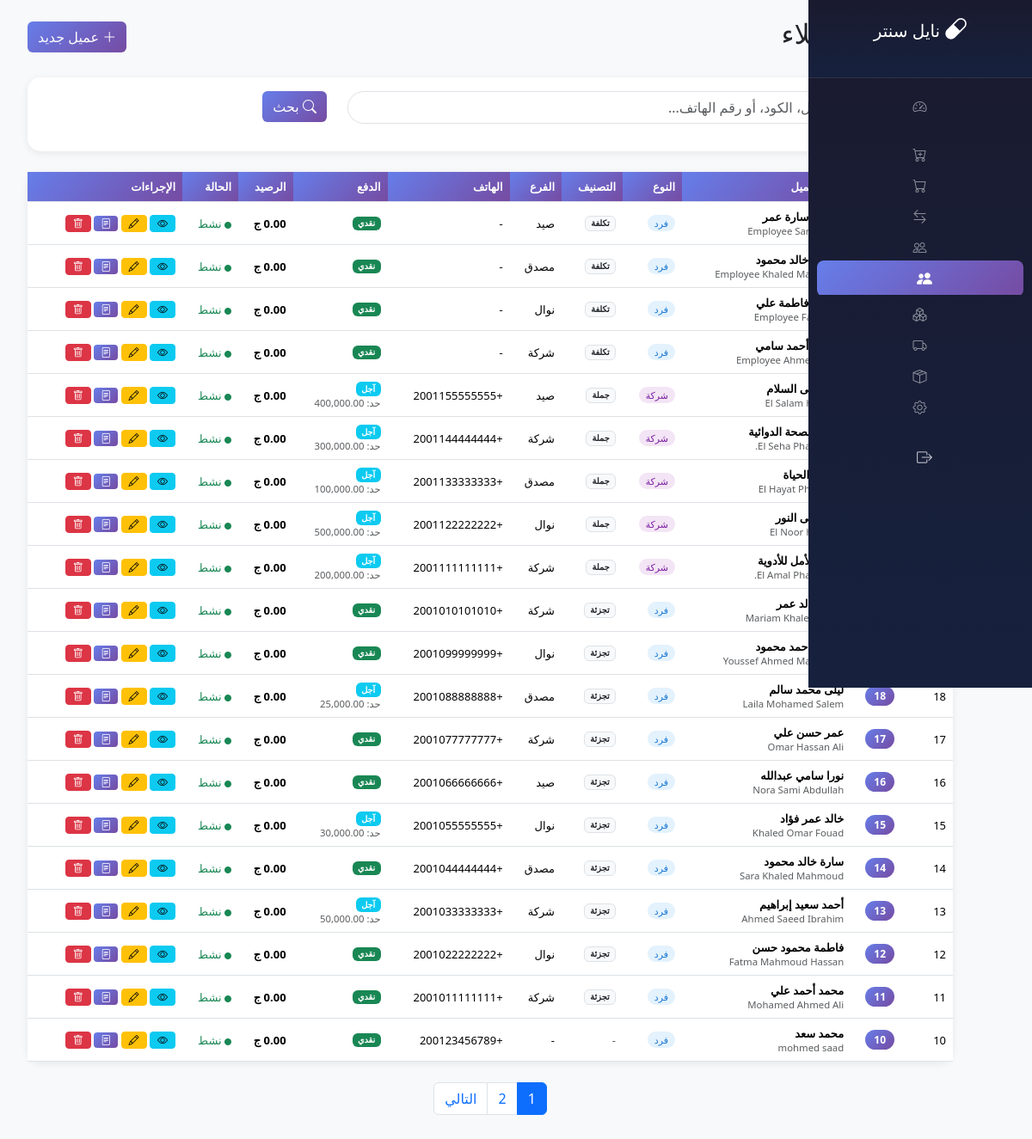
Screenshot of /modules/customers/index.php (signed in) with the database file from the repository.
### tables this page shows
CREATE TABLE `customers` (
  `id` int(11) NOT NULL,
  `customer_code` varchar(20) DEFAULT NULL,
  `customer_name` varchar(100) NOT NULL,
  `customer_name_en` varchar(100) DEFAULT NULL,
  `customer_type` enum('individual','company') DEFAULT 'individual',
  `customer_class_id` int(11) DEFAULT NULL,
  `local_margin` decimal(5,2) DEFAULT 0.00,
  `imported_margin` decimal(5,2) DEFAULT 0.00,
  `local_discount` decimal(5,2) DEFAULT 0.00,
  `imported_discount` decimal(5,2) DEFAULT 0.00,
  `payment_type` enum('cash','credit') DEFAULT 'cash',
  `credit_limit` decimal(12,2) DEFAULT 0.00,
  `branch_id` int(11) DEFAULT NULL,
  `phone` varchar(20) DEFAULT NULL,
  `phone2` varchar(20) DEFAULT NULL,
  `email` varchar(100) DEFAULT NULL,
  `address` text DEFAULT NULL,
  `branch_code` varchar(20) DEFAULT NULL,
  `notes` text DEFAULT NULL,
  `is_active` tinyint(1) DEFAULT 1,
  `created_at` timestamp NOT NULL DEFAULT current_timestamp(),
  `updated_at` timestamp NOT NULL DEFAULT current_timestamp() ON UPDATE current_timestamp(),
  `source` enum('estock','manual') DEFAULT 'manual',
  `estock_id` decimal(18,0) DEFAULT NULL
);

CREATE TABLE `customer_classes` (
  `id` int(11) NOT NULL,
  `class_code` varchar(50) DEFAULT NULL,
  `class_name_ar` varchar(50) NOT NULL,
  `class_name_en` varchar(50) DEFAULT NULL,
  `class_type` enum('wholesale','retail','cost') DEFAULT 'retail',
  `local_margin` decimal(5,2) DEFAULT 0.00,
  `imported_margin` decimal(5,2) DEFAULT 0.00,
  `local_discount` decimal(5,2) DEFAULT 0.00,
  `imported_discount` decimal(5,2) DEFAULT 0.00,
  `is_active` tinyint(1) DEFAULT 1,
  `source` enum('estock','manual') DEFAULT 'estock',
  `estock_id` decimal(18,0) DEFAULT NULL,
  `created_at` timestamp NOT NULL DEFAULT current_timestamp()
);

CREATE TABLE `branches` (
  `id` int(11) NOT NULL,
  `branch_code` varchar(20) NOT NULL,
  `branch_name` varchar(100) NOT NULL,
  `address` varchar(200) DEFAULT NULL,
  `phone` varchar(20) DEFAULT NULL,
  `is_active` tinyint(1) DEFAULT 1,
  `created_at` timestamp NOT NULL DEFAULT current_timestamp()
);

CREATE TABLE `customer_balances` (
  `id` int(11) NOT NULL,
  `customer_id` int(11) NOT NULL,
  `balance` decimal(12,2) DEFAULT 0.00 COMMENT 'الرصيد الحالي (مدين إذا موجب، دائن إذا سالب)',
  `total_invoices` decimal(12,2) DEFAULT 0.00 COMMENT 'إجمالي قيمة الفواتير',
  `total_payments` decimal(12,2) DEFAULT 0.00 COMMENT 'إجمالي المدفوعات',
  `total_returns` decimal(12,2) DEFAULT 0.00 COMMENT 'إجمالي المردودات',
  `last_transaction_date` datetime DEFAULT NULL COMMENT 'تاريخ آخر حركة',
  `updated_at` timestamp NOT NULL DEFAULT current_timestamp() ON UPDATE current_timestamp()
);

### modules/customers/index.php (the view, shortened to what this page needs)
<?php
$db = getDB();
$page_title = 'إدارة العملاء';
$page = max(1, intval($_GET['page'] ?? 1));
$per_page = 20;
$offset = ($page - 1) * $per_page;
$search = trim($_GET['search'] ?? '');
$where = "WHERE c.is_active = 1";
$params = [];
$count_sql = "SELECT COUNT(*) as total FROM customers c {$where}";
$count_stmt = $db->prepare($count_sql);
$count_stmt->execute($params);
$total = $count_stmt->fetch()['total'];
$total_pages = ceil($total / $per_page);
$sql = "SELECT
    c.*,
    b.branch_name,
    cc.class_name_ar,
    cc.class_type,
    cb.balance,
    cb.total_invoices,
    cb.total_payments,
    cb.total_returns,
    (SELECT CONCAT(cp.country_code, cp.phone_number) FROM customer_phones cp WHERE cp.customer_id = c.id AND cp.is_primary = 1 LIMIT 1) as primary_phone,
    (SELECT ca.address_type FROM customer_addresses ca WHERE ca.customer_id = c.id AND ca.is_primary = 1 LIMIT 1) as primary_address_type
FROM customers c
LEFT JOIN branches b ON c.branch_id = b.id
LEFT JOIN customer_classes cc ON c.customer_class_id = cc.id
LEFT JOIN customer_balances cb ON c.id = cb.customer_id
{$where}
ORDER BY c.id DESC
LIMIT {$per_page} OFFSET {$offset}";
$stmt = $db->prepare($sql);
$stmt->execute($params);
$customers = $stmt->fetchAll();
require_once __DIR__ . '/../../includes/sidebar.php';
?>
<!DOCTYPE html>
<html lang="ar" dir="rtl">
<head>
    <link href="https://cdn.jsdelivr.net/npm/bootstrap@5.3.2/dist/css/bootstrap.rtl.min.css" rel="stylesheet">
    <link href="https://cdn.jsdelivr.net/npm/bootstrap-icons@1.11.1/font/bootstrap-icons.css" rel="stylesheet">
</head>
<body>
    <div class="main-content">
        <div class="container-fluid">
            <div class="d-flex justify-content-between align-items-center mb-4">
                <h2><i class="bi bi-people-fill"></i> <?= $page_title ?></h2>
                <a href="create.php" class="btn btn-primary">
                    <i class="bi bi-plus-lg"></i> عميل جديد
                </a>
            </div>
            <div class="card mb-4">
                <div class="card-body">
                    <form method="GET" action="">
                        <div class="row">
                            <div class="col-md-8">
                                <div class="search-box">
                                    <i class="bi bi-search"></i>
                                    <input type="text" name="search" class="form-control" placeholder="ابحث باسم العميل، الكود، أو رقم الهاتف..." value="<?= htmlspecialchars($search) ?>">
                                </div>
                            </div>
                            <div class="col-md-4">
                                <button type="submit" class="btn btn-primary">
                                    <i class="bi bi-search"></i> بحث
                                </button>
                            </div>
                        </div>
                    </form>
                </div>
            </div>
            <div class="card">
                <div class="card-body p-0">
                    <div class="table-responsive">
                        <table class="table table-customers table-hover mb-0">
                            <thead>
                                <tr>
                                    <th style="width: 60px;">#</th>
                                    <th>الكود</th>
                                    <th>اسم العميل</th>
                                    <th>النوع</th>
                                    <th>التصنيف</th>
                                    <th>الفرع</th>
                                    <th>الهاتف</th>
                                    <th>الدفع</th>
                                    <th>الرصيد</th>
                                    <th>الحالة</th>
                                    <th style="width: 180px;">الإجراءات</th>
                                </tr>
                            </thead>
                            <tbody>
                                <?php foreach ($customers as $customer): ?>
                                <?php
                                    $balance = floatval($customer['balance'] ?? 0);
                                    $balance_class = $balance > 0 ? 'balance-positive' : ($balance < 0 ? 'balance-negative' : 'balance-zero');
                                    $balance_text = $balance > 0 ? 'مدين: ' . number_format($balance, 2) : ($balance < 0 ? 'دائن: ' . number_format(abs($balance), 2) : '0.00');
                                ?>
                                <tr>
                                    <td><?= $customer['id'] ?></td>
                                    <td><span class="customer-code"><?= htmlspecialchars($customer['customer_code'] ?? $customer['id']) ?></span></td>
                                    <td>
                                        <strong><?= htmlspecialchars($customer['customer_name']) ?></strong>
                                        <?php if (!empty($customer['customer_name_en'])): ?>
                                            <br><small class="text-muted"><?= htmlspecialchars($customer['customer_name_en']) ?></small>
                                        <?php endif; ?>
                                    </td>
                                    <td>
                                        <span class="customer-type-badge <?= $customer['customer_type'] == 'company' ? 'type-company' : 'type-individual' ?>">
                                            <?= $customer['customer_type'] == 'company' ? 'شركة' : 'فرد' ?>
                                        </span>
                                    </td>
                                    <td>
                                        <?php if (!empty($customer['class_name_ar'])): ?>
                                            <span class="badge bg-light text-dark border"><?= htmlspecialchars($customer['class_name_ar']) ?></span>
                                        <?php else: ?>
                                            <span class="text-muted">-</span>
                                        <?php endif; ?>
                                    </td>
                                    <td><?= htmlspecialchars($customer['branch_name'] ?? '-') ?></td>
                                    <td><?= htmlspecialchars($customer['primary_phone'] ?? '-') ?></td>
                                    <td>
                                        <?php if ($customer['payment_type'] == 'credit'): ?>
                                            <span class="badge bg-info">آجل</span>
                                            <?php if ($customer['credit_limit'] > 0): ?>
                                                <br><small class="text-muted">حد: <?= number_format($customer['credit_limit'], 2) ?></small>
                                            <?php endif; ?>
                                        <?php else: ?>
                                            <span class="badge bg-success">نقدي</span>
                                        <?php endif; ?>
                                    </td>
                                    <td class="<?= $balance_class ?>"><?= $balance_text ?> ج</td>
                                    <td>
                                        <span class="<?= $customer['is_active'] ? 'status-active' : 'status-inactive' ?>">
                                            <i class="bi bi-circle-fill" style="font-size: 8px;"></i>
                                            <?= $customer['is_active'] ? 'نشط' : 'موقوف' ?>
                                        </span>
                                    </td>
                                    <td>
                                        <div class="action-btns">
                                            <a href="view.php?id=<?= $customer['id'] ?>" class="btn btn-sm btn-info" title="عرض">
                                                <i class="bi bi-eye"></i>
                                            </a>
                                            <a href="edit.php?id=<?= $customer['id'] ?>" class="btn btn-sm btn-warning" title="تعديل">
                                                <i class="bi bi-pencil"></i>
                                            </a>
                                            <a href="statement.php?id=<?= $customer['id'] ?>" class="btn btn-sm btn-primary" title="كشف حساب">
                                                <i class="bi bi-file-text"></i>
                                            </a>
                                            <a href="delete.php?id=<?= $customer['id'] ?>" class="btn btn-sm btn-danger" title="حذف" onclick="return confirm('هل أنت متأكد من حذف هذا العميل؟')">
                                                <i class="bi bi-trash"></i>
                                            </a>
                                        </div>
                                    </td>
                                </tr>
                                <?php endforeach; ?>
                            </tbody>
                        </table>
                    </div>
                </div>
            </div>
            <?php if ($total_pages > 1): ?>
            <nav class="mt-4">
                <ul class="pagination justify-content-center">
                    <?php for ($i = max(1, $page - 2); $i <= min($total_pages, $page + 2); $i++): ?>
                        <li class="page-item <?= $i == $page ? 'active' : '' ?>">
                            <a class="page-link" href="?page=<?= $i ?><?= !empty($search) ? '&search=' . urlencode($search) : '' ?>"><?= $i ?></a>
                        </li>
                    <?php endfor; ?>
                    <?php if ($page < $total_pages): ?>
                        <li class="page-item">
                            <a class="page-link" href="?page=<?= $page + 1 ?><?= !empty($search) ? '&search=' . urlencode($search) : '' ?>">التالي</a>
                        </li>
                    <?php endif; ?>
                </ul>
            </nav>
            <?php endif; ?>
        </div>
    </div>
</body>
</html>

### includes/sidebar.php (style rules this page uses)
.main-content { margin-right: 60px !important; transition: margin-right 0.35s ease; }

### modules/customers/index.php (style rules this page uses)
:root { --primary: #667eea; --secondary: #764ba2; --success: #198754; --warning: #ffc107; --danger: #dc3545; }
body { background: #f8f9fa; font-family: 'Segoe UI', Tahoma, Geneva, Verdana, sans-serif; }
.main-content { margin-right: 260px; padding: 20px; }
.card { border: none; border-radius: 15px; box-shadow: 0 2px 10px rgba(0,0,0,0.08); }
.btn-primary { background: linear-gradient(135deg, var(--primary) 0%, var(--secondary) 100%); border: none; }
.customer-code { background: linear-gradient(135deg, var(--primary), var(--secondary)); color: white; padding: 3px 10px; border-radius: 15px; font-size: 12px; font-weight: bold; }
.customer-type-badge { font-size: 11px; padding: 2px 8px; border-radius: 10px; }
.type-individual { background: #e3f2fd; color: #1976d2; }
.type-company { background: #f3e5f5; color: #7b1fa2; }
.balance-zero { color: var(--success); font-weight: bold; }
.status-active { color: var(--success); }
.search-box { position: relative; }
.search-box i { position: absolute; right: 12px; top: 50%; transform: translateY(-50%); color: #999; }
.search-box input { padding-right: 40px; border-radius: 25px; }
.table-customers th { background: linear-gradient(135deg, var(--primary) 0%, var(--secondary) 100%); color: white; font-weight: 600; font-size: 13px; }
.table-customers td { font-size: 13px; vertical-align: middle; }
.action-btns .btn { padding: 3px 8px; font-size: 12px; }

### rows the page displays
customers: customer_name "موظف سارة عمر", customer_name_en "Employee Sara Omar", customer_type "فرد", customer_class.class_name_ar "تكلفة", branch.branch_name "صيد", primary_phone "-", payment_type "نقدي", customer_balances.balance "0.00", is_active "نشط"
customers: customer_name "موظف خالد محمود", customer_name_en "Employee Khaled Mahmoud", customer_type "فرد", customer_class.class_name_ar "تكلفة", branch.branch_name "مصدق", primary_phone "-", payment_type "نقدي", customer_balances.balance "0.00", is_active "نشط"
customers: customer_name "موظف فاطمة علي", customer_name_en "Employee Fatma Ali", customer_type "فرد", customer_class.class_name_ar "تكلفة", branch.branch_name "نوال", primary_phone "-", payment_type "نقدي", customer_balances.balance "0.00", is_active "نشط"
customers: customer_name "موظف أحمد سامي", customer_name_en "Employee Ahmed Samy", customer_type "فرد", customer_class.class_name_ar "تكلفة", branch.branch_name "شركة", primary_phone "-", payment_type "نقدي", customer_balances.balance "0.00", is_active "نشط"
customers: customer_name "مستشفى السلام", customer_name_en "El Salam Hospital", customer_type "شركة", customer_class.class_name_ar "جملة", branch.branch_name "صيد", primary_phone "+2001155555555", credit_limit "400,000.00", customer_balances.balance "0.00", is_active "نشط"
customers: customer_name "شركة الصحة الدوائية", customer_name_en "El Seha Pharma Co.", customer_type "شركة", customer_class.class_name_ar "جملة", branch.branch_name "شركة", primary_phone "+2001144444444", credit_limit "300,000.00", customer_balances.balance "0.00", is_active "نشط"
customers: customer_name "صيدلية الحياة", customer_name_en "El Hayat Pharmacy", customer_type "شركة", customer_class.class_name_ar "جملة", branch.branch_name "مصدق", primary_phone "+2001133333333", credit_limit "100,000.00", customer_balances.balance "0.00", is_active "نشط"
customers: customer_name "مستشفى النور", customer_name_en "El Noor Hospital", customer_type "شركة", customer_class.class_name_ar "جملة", branch.branch_name "نوال", primary_phone "+2001122222222", credit_limit "500,000.00", customer_balances.balance "0.00", is_active "نشط"
customers: customer_name "شركة الأمل للأدوية", customer_name_en "El Amal Pharma Co.", customer_type "شركة", customer_class.class_name_ar "جملة", branch.branch_name "شركة", primary_phone "+2001111111111", credit_limit "200,000.00", customer_balances.balance "0.00", is_active "نشط"
customers: customer_name "مريم خالد عمر", customer_name_en "Mariam Khaled Omar", customer_type "فرد", customer_class.class_name_ar "تجزئة", branch.branch_name "شركة", primary_phone "+2001010101010", payment_type "نقدي", customer_balances.balance "0.00", is_active "نشط"
customers: customer_name "يوسف أحمد محمود", customer_name_en "Youssef Ahmed Mahmoud", customer_type "فرد", customer_class.class_name_ar "تجزئة", branch.branch_name "نوال", primary_phone "+2001099999999", payment_type "نقدي", customer_balances.balance "0.00", is_active "نشط"
customers: id "18", customer_code "18", customer_name "ليلى محمد سالم", customer_name_en "Laila Mohamed Salem", customer_type "فرد", customer_class.class_name_ar "تجزئة", branch.branch_name "مصدق", primary_phone "+2001088888888", credit_limit "25,000.00", customer_balances.balance "0.00", is_active "نشط"
customers: id "17", customer_code "17", customer_name "عمر حسن علي", customer_name_en "Omar Hassan Ali", customer_type "فرد", customer_class.class_name_ar "تجزئة", branch.branch_name "شركة", primary_phone "+2001077777777", payment_type "نقدي", customer_balances.balance "0.00", is_active "نشط"
customers: id "16", customer_code "16", customer_name "نورا سامي عبدالله", customer_name_en "Nora Sami Abdullah", customer_type "فرد", customer_class.class_name_ar "تجزئة", branch.branch_name "صيد", primary_phone "+2001066666666", payment_type "نقدي", customer_balances.balance "0.00", is_active "نشط"
customers: id "15", customer_code "15", customer_name "خالد عمر فؤاد", customer_name_en "Khaled Omar Fouad", customer_type "فرد", customer_class.class_name_ar "تجزئة", branch.branch_name "نوال", primary_phone "+2001055555555", credit_limit "30,000.00", customer_balances.balance "0.00", is_active "نشط"
customers: id "14", customer_code "14", customer_name "سارة خالد محمود", customer_name_en "Sara Khaled Mahmoud", customer_type "فرد", customer_class.class_name_ar "تجزئة", branch.branch_name "مصدق", primary_phone "+2001044444444", payment_type "نقدي", customer_balances.balance "0.00", is_active "نشط"
customers: id "13", customer_code "13", customer_name "أحمد سعيد إبراهيم", customer_name_en "Ahmed Saeed Ibrahim", customer_type "فرد", customer_class.class_name_ar "تجزئة", branch.branch_name "شركة", primary_phone "+2001033333333", credit_limit "50,000.00", customer_balances.balance "0.00", is_active "نشط"
customers: id "12", customer_code "12", customer_name "فاطمة محمود حسن", customer_name_en "Fatma Mahmoud Hassan", customer_type "فرد", customer_class.class_name_ar "تجزئة", branch.branch_name "نوال", primary_phone "+2001022222222", payment_type "نقدي", customer_balances.balance "0.00", is_active "نشط"
customers: id "11", customer_code "11", customer_name "محمد أحمد علي", customer_name_en "Mohamed Ahmed Ali", customer_type "فرد", customer_class.class_name_ar "تجزئة", branch.branch_name "شركة", primary_phone "+2001011111111", payment_type "نقدي", customer_balances.balance "0.00", is_active "نشط"
customer_balances: customer "10", customer.customer_code "10", customer.customer_name "محمد سعد", customer.customer_name_en "mohmed saad", shows "فرد", branch_name "-", primary_phone "+200123456789", shows "نقدي", balance "0.00"

### other values shown
$page_title "إدارة العملاء"
